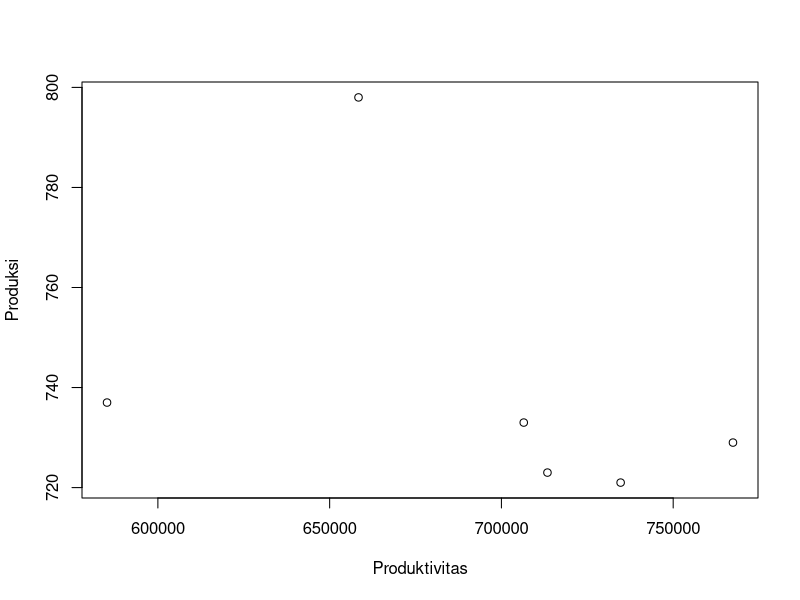

The R script that drew this image:
## ---- chunk 1
library(readxl)
dat<-read_excel("latihan.xlsx")
reg1<-lm(Y~X,data=dat)
plot(dat$Y,dat$X,ylab="Produksi",xlab="Produktivitas")

## ---- chunk 2
library(readxl)
dat<-read_excel("latihan.xlsx")
reg1<-lm(Y~X,data=dat)
summary(reg1)
